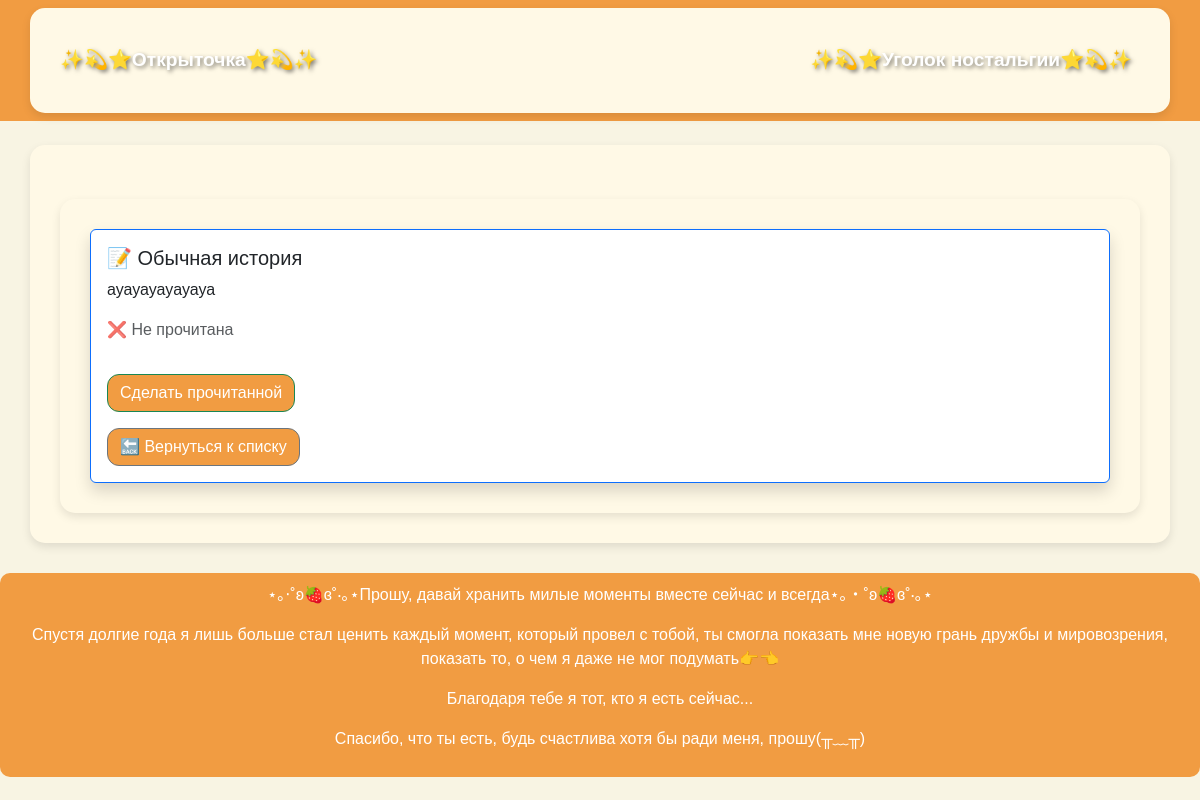
Page /notes/5/ on the earlier database version.
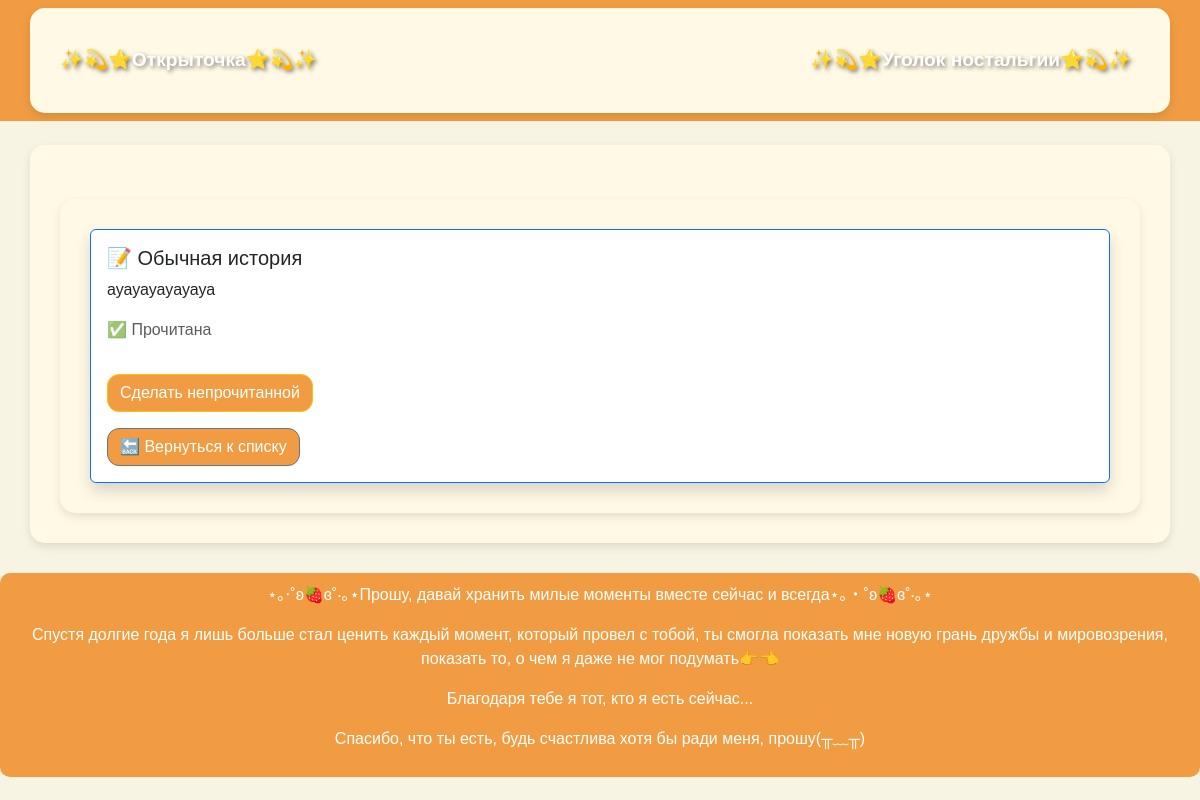
Same page on the later database version.
### api/views.py (the view)
# urls.py: path("notes/<int:note_id>/", note_detail, name="note_detail"),
def note_detail(request, note_id):
    note = get_object_or_404(Note, id=note_id)
    return render(request, "note_detail.html", {"note": note})

### templates/note_detail.html (shortened to what this page needs)
{% extends "base.html" %}
{% block content %}
    <div class="container mt-4 fade-in">
        <div class="card shadow {% if note.is_secret %}border-danger{% else %}border-primary{% endif %}">
            <div class="card-body">
                <h5 class="card-title">
                    {% if note.is_secret %} 🔒 Секретная история {% else %} 📝 Обычная история {% endif %}
                </h5>
                <p class="card-text">{{ note.text }}</p>
                <p class="text-muted">
                    <span id="status-{{ note.id }}">
                        {% if note.is_read %} ✅ Прочитана {% else %} ❌ Не прочитана {% endif %}
                    </span>
                </p>
                <button class="btn {% if note.is_read %}btn-warning{% else %}btn-success{% endif %} toggle-read mt-3 fade-in"
                        data-id="{{ note.id }}">
                    {% if note.is_read %} Сделать непрочитанной {% else %} Сделать прочитанной {% endif %}
                </button>
                <div class="d-flex justify-content-between mt-3 fade-in">
                    <a href="{% url 'note_list' %}" class="btn btn-secondary">🔙 Вернуться к списку</a>
                </div>
            </div>
        </div>
    </div>
{% endblock %}

Differences in the rows shown:
changed Note "ауауауауауауа": is_read False → True (drawn)
Other differences:
text no longer shown: "❌ Не прочитана Сделать прочитанной"
text now shown: "✅ Прочитана Сделать непрочитанной"
